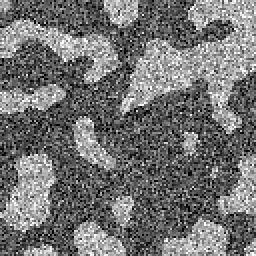
%> input picture data_fusion_pw/ima_dat1.png, 128 x 128 px (shown 2 times larger)
$ octave TP_SETI_Reg_BBA.m   (GNU Octave 9; MATLAB toolbox functions it lacks are replaced by stand-ins)
%> lines starting %> are read from the running program, lines starting %| are printed output that depends on the picture
### data_fusion_pw/Fonctions/calcul_BetP3classes.m
function BetP = calcul_BetP3classes(I)
% Rappel Def : BetP(omega) = somme ( m(A)/|A| ) pour tout A tel que omega appartient à A.

dim=log2(size(I,3));
BetP = ones(size(I,1),size(I,2),dim);

for i=1:size(I,1)
   for j=1:size(I,2)

           BetP(i,j,1) = I(i,j,1) + I(i,j,3)/2 + I(i,j,5)/2 + I(i,j,7)/3;
           BetP(i,j,2) = I(i,j,2) + I(i,j,3)/2 + I(i,j,6)/2 + I(i,j,7)/3;
           BetP(i,j,3) = I(i,j,3) + I(i,j,5)/2 + I(i,j,6)/2 + I(i,j,7)/3;

   end
end

end

### data_fusion_pw/Fonctions/Decision.m
function Dec = Decision (M_data)

%% Probleme a Deux classes
if (size(M_data,3)==4)

    nb_classes = 2;
    BetP_erd = zeros(size(M_data,1), size(M_data,2), nb_classes);

    %% Calcul de BetP
    % Rappel Def : BetP(omega) = somme ( m(A)/|A| ) pour tout A tel que omega appartient à A.

    BetP_erd(:,:,1) = M_data(:,:,1) + M_data(:,:,3)/nb_classes;%%
    BetP_erd(:,:,2) = M_data(:,:,2) + M_data(:,:,3)/nb_classes;%%


    %% Resultat de classification
    % Le maximum de BetP donne la classe
    Dec = max(BetP_erd(:,:,1),BetP_erd(:,:,2));%%
end


%% Probleme à trois classes

if (size(M_data,3)==8)

    %% Calcul de BetP
    Bet = calcul_BetP3classes(M_data); % completez dans la fonction  Ou voir calcul_BetP pour le cas général.

    %% Resultat de Classification

    % Version 1
    Dec = 2*(Bet(:,:,3)>Bet(:,:,2)).*(Bet(:,:,3)>Bet(:,:,1)) +...
        (Bet(:,:,2)>Bet(:,:,1)).*(Bet(:,:,2)>Bet(:,:,3)) +...
        1;

    % [8 lines of commented-out code are left out]


end

### data_fusion_pw/Reg_BBA.m
function [Imlab,M_neig] = Reg_BBA(M_data,d)

max_iter=10; % J'ai rajouté cette variable pour rendre le nombre max d'itérations fléxible
it=1; % initialisation du nombre d'itérations
change_ok = 1; % initialisation de la condition
Imlab = Decision(M_data); % initialisation de la décision

dim=log2(size(M_data,3)); % initialisation du nombre de classes

figure;
subplot(2,max_iter/2,1),imshow(Imlab,[]), title('Initialisation');

while (it<max_iter && change_ok)

    M_neig= zeros(size(M_data));

    for i=1:size(M_data,1)
        for j=1:size(M_data,2)

            n_neig=zeros(1,dim);
            nn=0;

            for ii=max(i-d,1):min(i+d,size(M_data,1))
                for jj=max(j-d,1):min(j+d,size(M_data,2))

                    n_neig(Imlab(ii,jj))=n_neig(Imlab(ii,jj))+1;
                    nn=nn+1;

                end
            end

            n_neig(Imlab(i,j)) = n_neig(Imlab(i,j))-1;
            nn = nn-1;

            [n_neig_sort,ind]=sort(n_neig);
            indH=0;

            for k=dim:-1:2
                x=(n_neig_sort(k)-n_neig_sort(k-1))/nn;
                indH=indH+2^(ind(k)-1);
                M_neig(i,j,indH)=x*(dim+1-k);
            end

            M_neig(i,j,size(M_data,3)-1)=n_neig_sort(1)/nn*dim;

        end
    end

    Im_m = Regle_Dempster(M_data,M_neig);
    Imlab2=Decision(Im_m);

    if (Imlab==Imlab2)
        change_ok = 0;
    else
        Imlab=Imlab2;
    end
    %     figure;imshow(Imlab/2)
    %     figure;imshow(M_neig(:,:,1))
    %     figure;imshow(M_neig(:,:,2))
    %     figure;imshow(M_neig(:,:,3))
    %     figure;imshow(M_neig(:,:,4))
    %     figure;imshow(Im_m(:,:,size(M_data,3)))


    subplot(2,max_iter/2,1+it),imshow(Imlab,[]), title(['Iteration ' num2str(it)]);
    %pause(0.5);
    it=it+1;

end

### data_fusion_pw/Fonctions/Regle_Dempster.m
function I_conj = Regle_Dempster(I1,I2)

I_conj = zeros(size(I1,1),size(I1,2),size(I1,3));

% vecteur element focaux
EltF_ok=zeros(size(I1,3),2);
for i=1:size(I1,3)
    if sum(sum(I1(:,:,i))) >0
        EltF_ok(i,1) = 1;
    end
    if sum(sum(I2(:,:,i))) >0
        EltF_ok(i,2) = 1;
    end
end


% regle conjonctive sans normalisation
for i=1:size(I1,3)
    for j=1:size(I1,3)
            % ******************************
            % **** début compléter *********

            % Prendre la forme binaire
            B=dec2bin(mod(i,size(I1,3)),log2(size(I1,3)));
            C=dec2bin(mod(j,size(I1,3)),log2(size(I1,3)));

            % Prendre l'intersection binaire entre B et C
            intersection = bitand(str2num(B(:)),str2num(C(:)));
            intersection_index = bin2dec(num2str(intersection)');

            % Pour l'élément vide, l'index est sur la dernière colonne et
            % ne suit pas la logique précédente
            if intersection_index == 0
                intersection_index = size(I1,3);
            end

            % Rajouter le produit de masses de m1(B) et m2(C)
            I_conj(:,:,intersection_index) = I_conj(:,:,intersection_index) + I1(:,:,i).*I2(:,:,j);

            % **** Fin compléter ***********
            % ******************************
    end
end

### data_fusion_pw/TP_SETI_Reg_BBA.m
addpath(genpath('Fonctions'));

Im1 = double(imread('ima_dat1.png'))/255;
%> Im1: size 128x128 double; min 0, max 1, mean 0.451
Im2 = double(imread('ima_dat2.png'))/255;
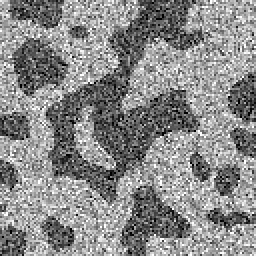
%> input picture data_fusion_pw/ima_dat2.png, 128 x 128 px (shown 2 times larger)
%> Im2: size 128x128 double; min 0, max 1, mean 0.539

S1 = zeros(size(Im1,1),size(Im1,2),8);
S2 = zeros(size(Im2,1),size(Im2,2),8);

indice_C2    = bin2dec('010');
indice_C1uC3 = bin2dec('101');

S1(:,:,indice_C2)    = Im1;
S1(:,:,indice_C1uC3) = 1-S1(:,:,indice_C2);

indice_C3    = bin2dec('100');
indice_C1uC2 = bin2dec('011');

S2(:,:,indice_C1uC2) = Im2;
S2(:,:,indice_C3) = 1-S2(:,:,indice_C1uC2);

d=3;
[Imlab,M_neig] = Reg_BBA(S1,d);
%> after the loop in calcul_BetP3classes, `for i=1:size(I,1)`:
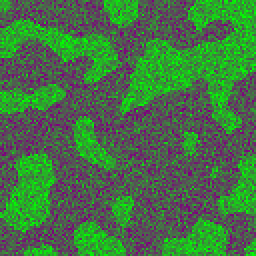
%> BetP: size 128x128x3 double (shown 2 times larger); mean R, G, B 0.274, 0.451, 0.274
%> in Decision, `Dec = 2*(Bet(:,:,3)>Bet(:,:,2)).*(Bet(:,:,3)>Bet(:,:,1)) + (Bet(:,:,2)..`:
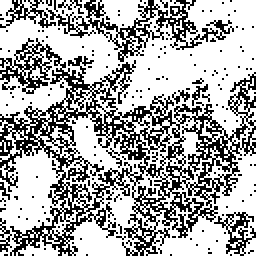
%> Dec: size 128x128 double (shown 2 times larger); values 1 (black) and 2 (white), 66.6% white; black in thin lines or dots
%> (the run ends here)
